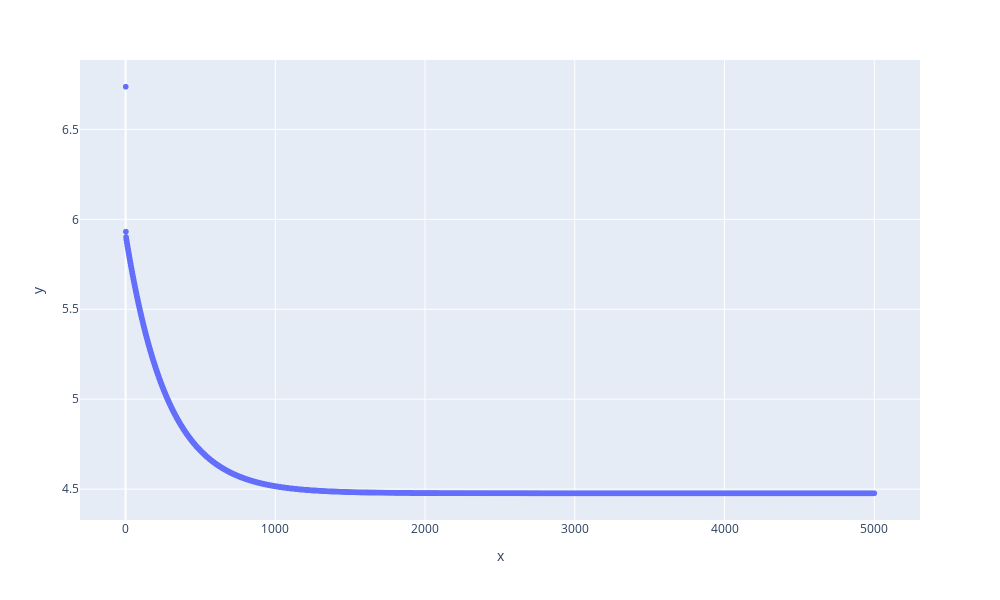

This figure's notebook cell:
### Markdown cell above
观察代价函数根据迭代次数的变化

### Code cell
type(history_cost)
history_cost
diedai= np.linspace(1, iters, iters)    #制作迭代次数数据
fig = px.scatter(x=diedai,y=history_cost,height=600,width=1000)
fig.show()
diedai

### Figure 1 — Plotly figure (JSON) as saved in the notebook; plotly's stock layout.template omitted (floating-point values rounded to 4 significant figures; data arrays with more than 128 entries replaced by an {"elided": "..."} marker saying what was removed)
{"data": [{"hovertemplate": "x=%{x}<br>y=%{y}<extra></extra>", "legendgroup": "", "marker": {"color": "#636efa", "symbol": "circle"}, "mode": "markers", "name": "", "showlegend": false, "type": "scattergl", "x": {"elided": "5000 int values"}, "xaxis": "x", "y": {"elided": "5000 float values"}, "yaxis": "y"}], "layout": {"height": 600, "legend": {"tracegroupgap": 0}, "margin": {"t": 60}, "width": 1000, "xaxis": {"anchor": "y", "domain": [0, 1], "title": {"text": "x"}}, "yaxis": {"anchor": "x", "domain": [0, 1], "title": {"text": "y"}}}}
